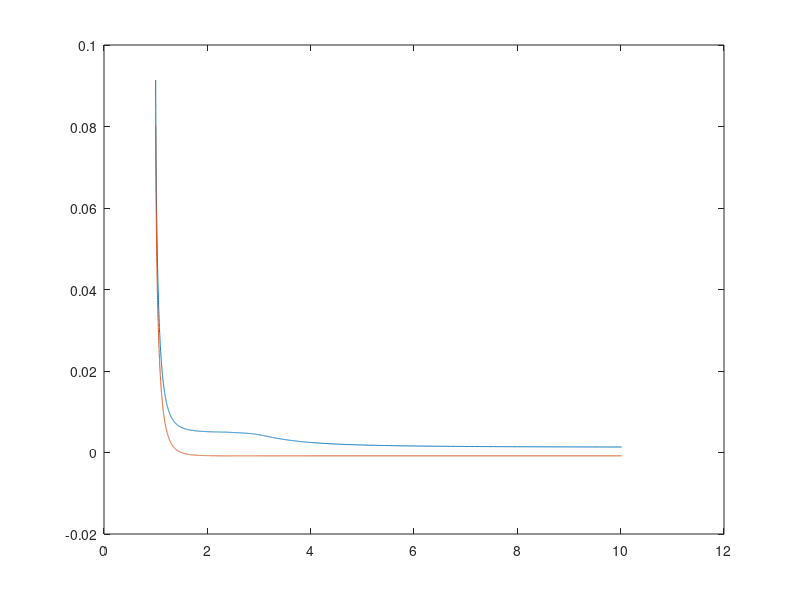

This chart was generated by the following MATLAB code: (Note: this script raises an error after producing the figure.)
R10 = dlmread('mob_scalars_wall_MB_10242_running.txt');
R2 = dlmread('mob_scalars_wall_MB_2562.txt');
Rmbw = dlmread('res_scalars_wall_MB.txt');
Rmbw = flipud(Rmbw);
h = R10(:,1);

Ri10 = 0*R2;
Ri2 = 0*R2;

meig10 = 0*h;
meig2 = 0*h;

 first_h = 1;

for j = 1:length(h)

    
%%%%%%%%%%%%%%
Xa = R10(j,2);
Ya = R10(j,3);
Yb = R10(j,4);
Xc = R10(j,5);
Yc = R10(j,6);

denom = Ya*Yc - Yb*Yb;
RXa = 1.0/Xa;
RYa = Yc/denom;
RYb = -Yb/denom;
RXc = 1.0/Xc;
RYc = Ya/denom; 

Ri10(j,:) = [h(j) RXa RYa RYb RXc RYc];

Rsup10 = [(RYa-1.), 0, 0, 0, RYb, 0;
	 0, (RYa-1.), 0, -RYb, 0, 0;
	 0, 0, (RXa-1.), 0, 0, 0;
	 0, -RYb, 0, RYc-4.0/3.0, 0, 0;
	 RYb, 0, 0, 0, RYc-4.0/3.0, 0;
	 0, 0, 0, 0, 0, RXc-4.0/3.0];
 
 %%%%%%%%%%%%%
 
Xa = R2(j,2);
Ya = R2(j,3);
Yb = R2(j,4);
Xc = R2(j,5);
Yc = R2(j,6);

denom = Ya*Yc - Yb*Yb;
RXa = 1.0/Xa;
RYa = Yc/denom;
RYb = -Yb/denom;
RXc = 1.0/Xc;
RYc = Ya/denom; 

Ri2(j,:) = [h(j) RXa RYa RYb RXc RYc];

Rsup2 = [(RYa-1.), 0, 0, 0, RYb, 0;
	 0, (RYa-1.), 0, -RYb, 0, 0;
	 0, 0, (RXa-1.), 0, 0, 0;
	 0, -RYb, 0, RYc-4.0/3.0, 0, 0;
	 RYb, 0, 0, 0, RYc-4.0/3.0, 0;
	 0, 0, 0, 0, 0, RXc-4.0/3.0]; 
 %%%%%%%%%%%%%
 
mbXa = interp1(Rmbw(:,1), Rmbw(:,2), h(j), 'pchip'); 
mbYa = interp1(Rmbw(:,1), Rmbw(:,3), h(j), 'pchip'); 
mbYb = interp1(Rmbw(:,1), Rmbw(:,4), h(j), 'pchip'); 
mbXc = interp1(Rmbw(:,1), Rmbw(:,5), h(j), 'pchip'); 
mbYc = interp1(Rmbw(:,1), Rmbw(:,6), h(j), 'pchip'); 

Rmb = [(mbYa-1.), 0, 0, 0, mbYb, 0;
	 0, (mbYa-1.), 0, -mbYb, 0, 0;
	 0, 0, (mbXa-1.), 0, 0, 0;
	 0, -mbYb, 0, mbYc-4.0/3.0, 0, 0;
	 mbYb, 0, 0, 0, mbYc-4.0/3.0, 0;
	 0, 0, 0, 0, 0, mbXc-4.0/3.0];
 
 Re10 = Rsup10-Rmb;
 meig10(j) = min(eigs(Re10));

 Re2 = Rsup2-Rmb;
 meig2(j) = min(eigs(Re2));
 
 

 if((abs(h(j) -Rmbw(j,1)) < 1e-8) && first_h)
     disp(h(j)) 
     first_h = 0;
 end
 
 
end

figure(3)
plot(h,meig10)
hold all
plot(h,meig2)
hold off


epsilon = h-1;

Xa_asym = 1.0./epsilon - (1.0/5.0)*log(epsilon) + 0.971280;
Ya_asym = -(8.0/15.0)*log(epsilon) + 0.9588;
Yb_asym = -(-(1.0/10.0)*log(epsilon)-0.1895) - 0.4576*epsilon;
Yb_asym = Yb_asym*4./3.;
Xc_asym = 1.2020569 - 3.0*(pi*pi/6.0-1.0)*epsilon;
Xc_asym = Xc_asym*4./3.;
Yc_asym = -2.0/5.0*log(epsilon) + 0.3817 + 1.4578*epsilon;
Yc_asym = Yc_asym*4./3.;

asym_co = [h Xa_asym Ya_asym Yb_asym Xc_asym Yc_asym];


 figure(1)
 cols = parula(5);
 for i = 2:6
     subplot(2,3,i-1)
     loglog(Ri10(:,1),Ri10(:,i),'color',cols(i-1,:))
     hold all
     loglog(Ri2(:,1),Ri2(:,i),':','color',cols(i-1,:))
     hold all
     loglog(asym_co(:,1),asym_co(:,i),'-','color',[1 0 0],'linewidth',1)
     xlim([1.0001 1.1])
 end
 
 figure(2)
 cols = parula(5);
 for i = 2:6
     loglog(h,abs(Ri10(:,i)-Ri2(:,i))/abs(Ri10(:,i)),'color',cols(i-1,:))
     hold all
 end
 
 
 